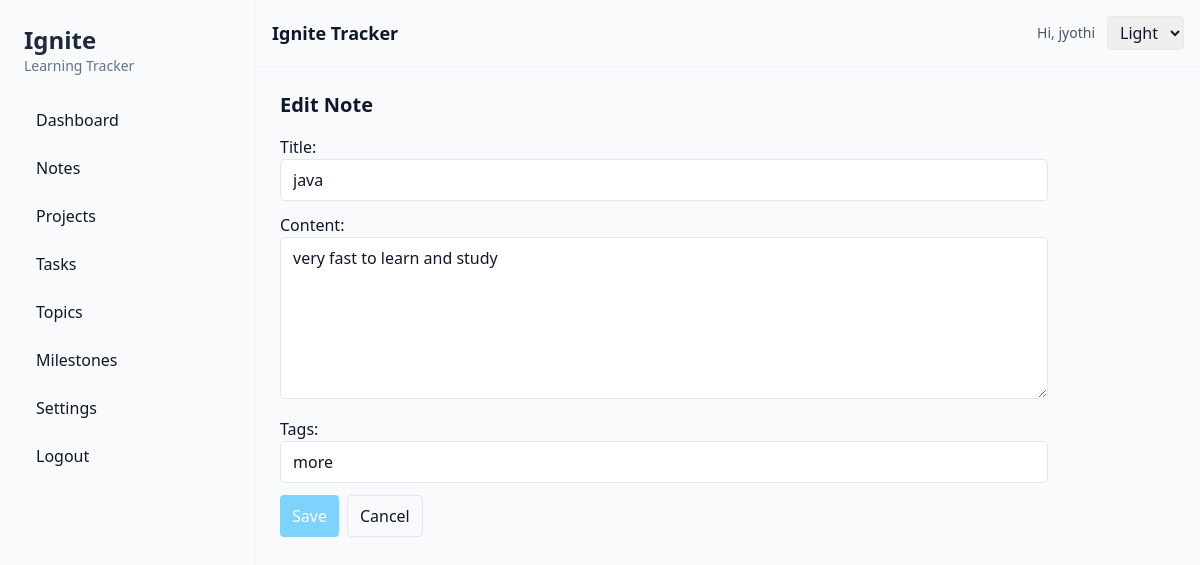
The app's page /notes/2/edit/ (signed in) with its own data.
### tracker/models.py (models this page shows, shortened)
class Note(models.Model):
    user = models.ForeignKey(settings.AUTH_USER_MODEL, on_delete=models.CASCADE, related_name='notes')
    title = models.CharField(max_length=200)
    content = models.TextField(blank=True)
    tags = models.CharField(max_length=300, blank=True, help_text='Comma-separated tags')
    created_at = models.DateTimeField(auto_now_add=True)
    updated_at = models.DateTimeField(auto_now=True)

### tracker/views.py (the view)
# urls.py: path('notes/<int:pk>/edit/', views.NoteUpdateView.as_view(), name='note_edit'),
class NoteUpdateView(LoginRequiredMixin, OwnerMixin, generic.UpdateView):
    model = Note
    form_class = NoteForm
    template_name = 'tracker/note_form.html'
    success_url = reverse_lazy('tracker:notes_list')

### tracker/forms.py
class NoteForm(forms.ModelForm):
    class Meta:
        model = Note
        fields = ['title', 'content', 'tags']
        widgets = {
            'content': forms.Textarea(attrs={'rows':6}),
        }

### tracker/templatetags/form_tags.py (called while the page is built)
@register.filter(name='add_class')
def add_class(field, css):
    return field.as_widget(attrs={"class": css})

### tracker/views.py (called while the page is built)
    def get_queryset(self):
        qs = super().get_queryset()
        return qs.filter(user=self.request.user)

### templates/tracker/note_form.html (shortened to what this page needs)
{% extends "base.html" %}
{% load form_tags %}
{% block content %}
<div class="max-w-3xl">
  <h2 class="text-xl font-semibold mb-4">{% if form.instance.pk %}Edit Note{% else %}New Note{% endif %}</h2>
  <form method="post">
    <div class="mb-3">
      {{ form.title.label_tag }}<br>
      {{ form.title|add_class:"w-full px-3 py-2 border rounded" }}
    </div>
    <div class="mb-3">
      {{ form.content.label_tag }}<br>
      {{ form.content|add_class:"w-full px-3 py-2 border rounded" }}
    </div>
    <div class="mb-3">
      {{ form.tags.label_tag }}<br>
      {{ form.tags|add_class:"w-full px-3 py-2 border rounded" }}
    </div>
    <div class="flex gap-2">
      <button class="px-3 py-2 bg-sky-300 text-white rounded">Save</button>
      <a href="{% url 'tracker:notes_list' %}" class="px-3 py-2 border rounded">Cancel</a>
    </div>
  </form>
</div>
{% endblock %}

### templates/base.html (shortened to what this page needs)
<!doctype html>
<html lang="en">
  <head>
    <script src="https://cdn.tailwindcss.com"></script>
  </head>
  <body class="antialiased bg-slate-50 text-slate-900 {% if request.session.theme == 'dark' %}dark{% endif %}">
    <div class="min-h-screen flex">
      <aside class="w-64 p-6 border-r border-slate-100 hidden md:block">
        <a href="{% url 'tracker:dashboard' %}" class="block mb-6">
          <h1 class="text-2xl font-bold text-slate-800">Ignite</h1>
          <p class="text-sm text-slate-500">Learning Tracker</p>
        </a>
        {% if user.is_authenticated %}
        <nav class="space-y-2">
          <a href="{% url 'tracker:dashboard' %}" class="flex items-center gap-3 px-3 py-2 rounded-md hover:bg-slate-100">
            Dashboard
          </a>
          <a href="{% url 'tracker:notes_list' %}" class="flex items-center gap-3 px-3 py-2 rounded-md hover:bg-slate-100">Notes</a>
          <a href="{% url 'tracker:projects_list' %}" class="flex items-center gap-3 px-3 py-2 rounded-md hover:bg-slate-100">Projects</a>
          <a href="{% url 'tracker:tasks' %}" class="flex items-center gap-3 px-3 py-2 rounded-md hover:bg-slate-100">Tasks</a>
          <a href="{% url 'tracker:topics_list' %}" class="flex items-center gap-3 px-3 py-2 rounded-md hover:bg-slate-100">Topics</a>
          <a href="{% url 'tracker:milestones_list' %}" class="flex items-center gap-3 px-3 py-2 rounded-md hover:bg-slate-100">Milestones</a>
          <a href="{% url 'tracker:settings' %}" class="flex items-center gap-3 px-3 py-2 rounded-md hover:bg-slate-100">Settings</a>
          <a href="{% url 'logout' %}" class="flex items-center gap-3 px-3 py-2 rounded-md hover:bg-slate-100">Logout</a>
        </nav>
        {% else %}
        <nav>
          <a href="{% url 'login' %}" class="block px-3 py-2 rounded-md hover:bg-slate-100">Login</a>
          <a href="{% url 'register' %}" class="block px-3 py-2 rounded-md hover:bg-slate-100">Register</a>
        </nav>
        {% endif %}
      </aside>
      <div class="flex-1">
        <header class="flex items-center justify-between p-4 border-b border-slate-100">
          <div>
            <span class="text-lg font-semibold">Ignite Tracker</span>
          </div>
          <div class="flex items-center gap-3">
            {% if user.is_authenticated %}
              <span class="text-sm text-slate-600">Hi, {{ user.username }}</span>
            {% endif %}
            <form method="post" action="{% url 'tracker:settings' %}">
              <select name="theme" onchange="this.form.submit()" class="border rounded px-2 py-1">
                <option value="light" {% if request.session.theme == 'light' %}selected{% endif %}>Light</option>
              </select>
            </form>
          </div>
        </header>
        <main class="p-6">
          <div class="max-w-6xl mx-auto">
            {% block content %}{% endblock %}
          </div>
        </main>
      </div>
    </div>
  </body>
</html>

### records on screen
Note: title "java", content "very fast to learn and study", tags "more"

### other values on screen
{{ user.username }} "jyothi"
